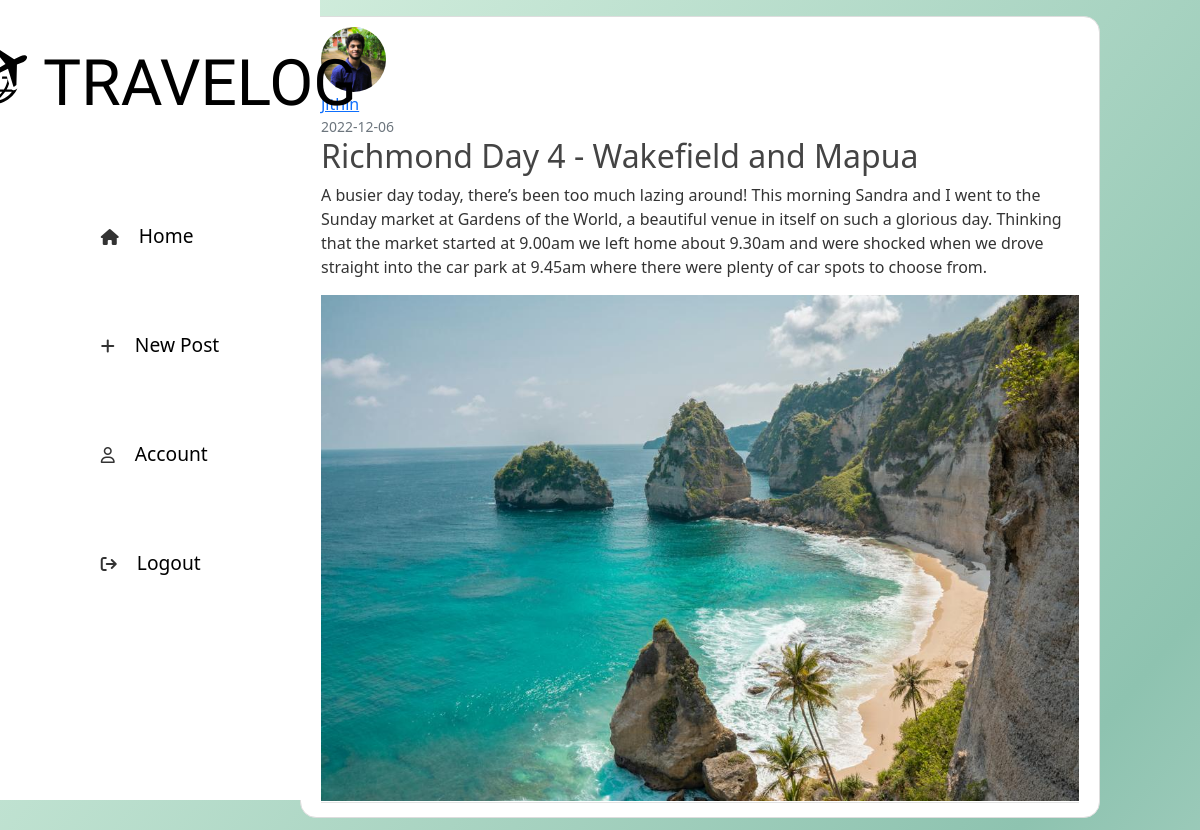
Screenshot of /post/2 with the database file from the repository.
### app/models.py (models this page shows, shortened)
class User(db.Model, UserMixin):
    id=db.Column(db.Integer, primary_key=True)
    username = db.Column(db.String(20), nullable=False)
    email = db.Column(db.String(120), unique=True, nullable=True)
    image_file = db.Column(db.String(20), nullable=False, default='default.jpg')
    password = db.Column(db.String(80), nullable=False)
    posts = db.relationship('Post', backref='author', lazy=True)

class Post(db.Model):
    id = db.Column(db.Integer, primary_key=True)
    title = db.Column(db.String(100), nullable=False)
    date_posted = db.Column(db.DateTime, nullable=False, default=datetime.utcnow)
    content = db.Column(db.Text, nullable=False)
    user_id = db.Column(db.Integer, db.ForeignKey('user.id'), nullable=False)
    blog_image = db.Column(db.String(20), nullable=False, default='default-blog.png')

### app/routes.py (the view)
@app.route("/post/<int:post_id>")
def post(post_id):
    post = Post.query.get_or_404(post_id)
    return render_template('post.html', title=post.title, post=post)

### app/templates/post.html (shortened to what this page needs)
{% extends "layout.html" %}
{% block content %}
<article class="media content-section">
    <img class="rounded-circle article-img"
        src="{{ url_for('static', filename='profile-pics/' + post.author.image_file) }}">
    <div class="media-body">
        <div class="article-metadata">
            <a class="mr-2" href="#">{{ post.author.username }}</a>
            <small class="text-muted">{{ post.date_posted.strftime('%Y-%m-%d') }}</small>
            <h2 class="article-title">{{ post.title }}</h2>
            <p class="article-content">{{ post.content }}</p>
            <img class="" src="../static/blog-pics/{{post.blog_image}}"/>
        </div>
    </div>
</article>
{% endblock content %}

### app/static/main.css (style rules this page uses)
body { background: linear-gradient(129deg, #def5e5, #8ec3b0, #ffffff); background-size: 180% 180%; min-height: 100vh; animation: gradient-animation 12s ease infinite; background-repeat: no-repeat; color: #333333; margin-top: 1rem; }
h1, h2, h3, h4, h5, h6 { color: #444444; }
.content-section { background: #ffffff; padding: 10px 20px; border: 1px solid #dddddd; border-radius: 3px; margin-bottom: 20px; border-radius: 1rem; width: 50rem; }
.article-title { color: #444444; }
.article-content { white-space: pre-line; }
.article-img { height: 65px; width: 65px; margin-right: 16px; }
.article-metadata { display: flex; flex-direction: column; padding-bottom: 1px; margin-bottom: 4px; border-bottom: 1px solid #e3e3e3 }
.article-content { display: flex; gap: 1rem; }

### rows the page displays
User: image_file (picture), author.username "Jithin"
Post: date_posted "2022-12-06", title "Richmond Day 4 - Wakefield and Mapua", content "A busier day today, there’s been too much lazing around! This morning Sandra and I went to the Sunday market at Gardens of the World, a beautiful venue in itself on such a glorious day. Thinking that the market started at 9.00am we left home about 9.30am and were shocked when we drove straight into the car park at 9.45am where there were plenty of car spots to choose from.", blog_image (picture)
